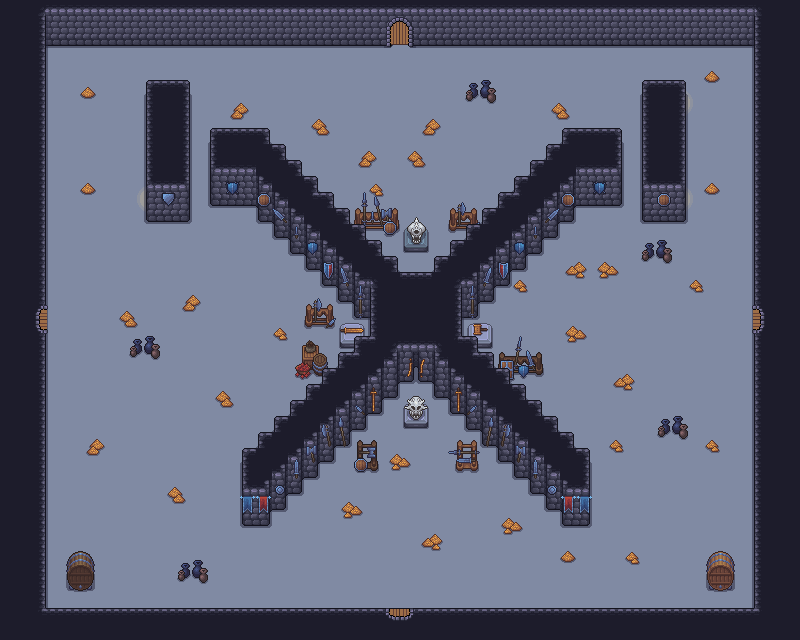

Tiled map render using the project's own tile images. Description and the map definition, with tile-layer contents summarised, below:
An orthogonal 50x40 tile map with 16x16 px tiles, 9 tile layers (Fondo, Suelo, Suelo Decoracion, Suelo Decoracion 2, ...), 13 tilesets and 33 objects.

<map version="1.10" tiledversion="1.12.1" orientation="orthogonal" renderorder="right-down" width="50" height="40" tilewidth="16" tileheight="16" infinite="0" nextlayerid="15" nextobjectid="37">
 <tileset firstgid="1" source="../tilesets/Paredes2.tsx" />
 <tileset firstgid="494" source="../tilesets/puertas.tsx" />
 <tileset firstgid="498" source="../tilesets/player.tsx" />
 <tileset firstgid="499" source="../tilesets/amongus.tsx" />
 <tileset firstgid="500" source="../tilesets/goomba.tsx" />
 <tileset firstgid="501" source="../tilesets/skeleton.tsx" />
 <tileset firstgid="503" source="../tilesets/pedestals.tsx" />
 <tileset firstgid="873" source="../tilesets/Other_objects.tsx" />
 <tileset firstgid="1057" source="../tilesets/Objetos.tsx" />
 <tileset firstgid="1273" source="../tilesets/supplies_objects.tsx" />
 <tileset firstgid="1828" source="../tilesets/corazon.tsx" />
 <tileset firstgid="1829" source="../tilesets/azeris.tsx" />
 <tileset firstgid="1830" source="../tilesets/Fuegos.tsx" />
 <group id="2" name="Room">
  <layer id="1" name="Fondo" width="50" height="40">
   <data>[2000 cells, 2000 non-empty, 1 distinct tile ids]</data>
  </layer>
  <layer id="3" name="Suelo" width="50" height="40">
   <data>[2000 cells, 1702 non-empty, 2 distinct tile ids]</data>
  </layer>
  <layer id="4" name="Suelo Decoracion" width="50" height="40">
   <data>[2000 cells, 8 non-empty, 2 distinct tile ids]</data>
  </layer>
  <layer id="5" name="Suelo Decoracion 2" width="50" height="40">
   <data>[2000 cells, 40 non-empty, 22 distinct tile ids]</data>
  </layer>
  <layer id="6" name="Paredes" width="50" height="40">
   <data>[2000 cells, 632 non-empty, 84 distinct tile ids]</data>
  </layer>
  <layer id="14" name="Extras" width="50" height="40">
   <data>[2000 cells, 0 non-empty, 0 distinct tile ids]</data>
  </layer>
  <layer id="7" name="Decoracion 2" width="50" height="40">
   <data>[2000 cells, 14 non-empty, 14 distinct tile ids]</data>
  </layer>
  <layer id="13" name="Decoracion" width="50" height="40">
   <data>[2000 cells, 190 non-empty, 55 distinct tile ids]</data>
  </layer>
  <layer id="9" name="Puertas" width="50" height="40">
   <data>[2000 cells, 4 non-empty, 4 distinct tile ids]</data>
  </layer>
  <objectgroup id="10" name="Utils">
   <object id="25" gid="1828" x="125.667" y="478.333" width="18" height="18" />
   <object id="26" gid="1828" x="91" y="238.333" width="18" height="18" />
   <object id="27" gid="1828" x="363" y="121" width="18" height="18" />
   <object id="28" gid="1828" x="717.667" y="238.333" width="18" height="18" />
   <object id="29" gid="1828" x="573.667" y="358.333" width="18" height="18" />
   <object id="30" gid="1828" x="592.333" y="578.333" width="18" height="18" />
   <object id="31" gid="1828" x="301.667" y="561" width="18" height="18" />
   <object id="32" gid="1828" x="251" y="357" width="18" height="18" />
   <object id="33" gid="1828" x="413.667" y="183.667" width="18" height="18" />
   <object id="34" gid="1828" x="453.667" y="522.333" width="18" height="18" />
   <object id="35" gid="1829" x="218" y="341.667" width="21" height="21" />
   <object id="36" gid="1829" x="566" y="312.333" width="21" height="21" />
  </objectgroup>
  <objectgroup id="11" name="Entities">
   <object id="7" gid="499" x="283.667" y="96.3333" width="30" height="30" />
   <object id="8" gid="499" x="86.3333" y="537.667" width="30" height="30" />
   <object id="9" gid="499" x="655.667" y="548.333" width="30" height="30" />
   <object id="10" gid="499" x="607.667" y="93.6667" width="30" height="30" />
   <object id="11" gid="500" x="192" y="372" width="16" height="16" />
   <object id="12" gid="500" x="85.3333" y="125.333" width="16" height="16" />
   <object id="13" gid="500" x="713.333" y="128" width="16" height="16" />
   <object id="14" gid="500" x="416" y="477.333" width="16" height="16" />
   <object id="15" gid="500" x="624" y="334.667" width="16" height="16" />
   <object id="16" gid="500" x="429.333" y="224" width="16" height="16" />
   <object id="17" gid="500" x="192" y="261.333" width="16" height="16" />
   <object id="18" gid="500" x="522.667" y="604" width="16" height="16" />
   <object id="19" gid="501" x="461.333" y="162.667" width="32" height="32" />
   <object id="20" gid="501" x="237.333" y="321.333" width="32" height="32" />
   <object id="21" gid="501" x="204" y="601.333" width="32" height="32" />
   <object id="22" gid="501" x="676" y="465.333" width="32" height="32" />
   <object id="23" gid="501" x="521.5" y="328.167" width="32" height="32" />
  </objectgroup>
  <objectgroup id="12" name="Player">
   <object id="3" gid="498" x="362" y="113" width="64" height="64" />
   <object id="4" gid="498" x="692.667" y="351.333" width="64" height="64" />
   <object id="5" gid="498" x="46" y="348" width="64" height="64" />
   <object id="6" gid="498" x="361.333" y="604.667" width="64" height="64" />
  </objectgroup>
 </group>
</map>
